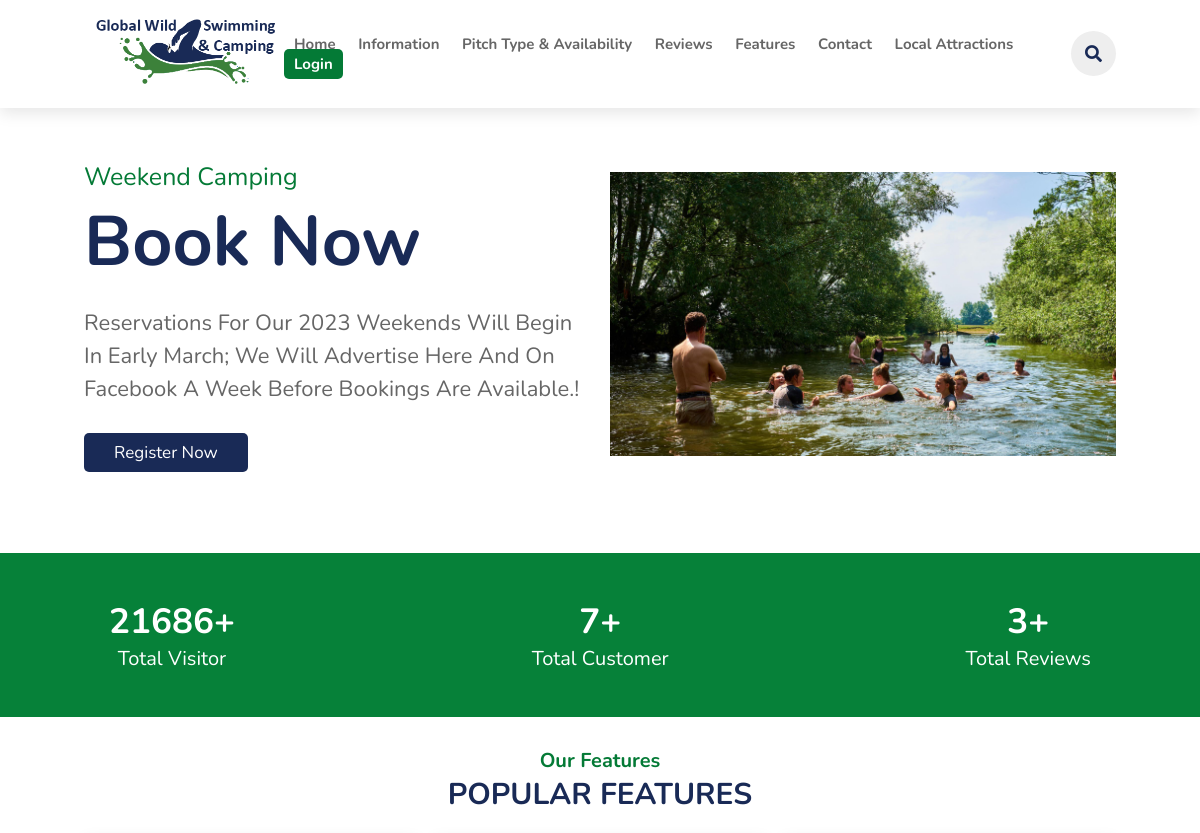
Before: / (upper part) with the older database file.
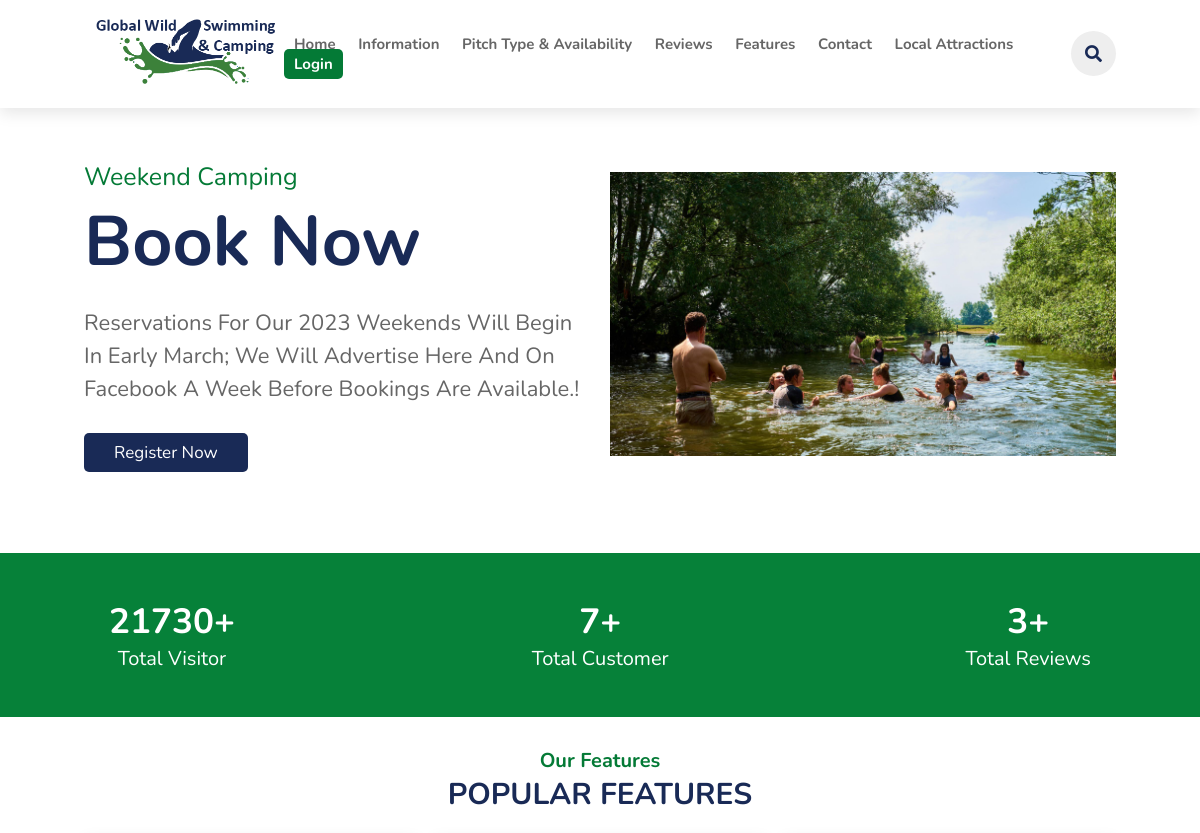
After: the same page with the newer database file.
### tables this page shows
CREATE TABLE `visitor_counter` (
  `id` int(255) NOT NULL,
  `counter` int(255) NOT NULL
);

### index.php (the view, shortened to what this page needs)
<?php
@include 'components/config.php';
?>
<!DOCTYPE html>
<html lang="en">
<head>
    <link rel="stylesheet" href="https://cdn.jsdelivr.net/npm/swiper@8/swiper-bundle.min.css" />
    <link rel="stylesheet" href="https://cdnjs.cloudflare.com/ajax/libs/font-awesome/5.15.3/css/all.min.css" />
    <link rel="stylesheet" href="css/style.css">
</head>
<body>
    <?php include 'components/header.php'; ?>
    <section class="home" id="#home">
        <div class="swiper mySwiper home-slider">
            <div class="swiper-wrapper wrapper">
                <div class="swiper-slide slide">
                    <div class="content">
                        <span>weekend camping</span>
                        <h3>Book Now</h3>
                        <p>Reservations for our 2023 weekends will begin in early March; we will advertise here and on Facebook a week before bookings are available.!</p>
                        <a href="register.php" class="btn">Register Now</a>
                    </div>
                    <div class="image">
                        <img src="images/home-1.jpg" alt="">
                    </div>
                </div>
            </div>
            <br><br>
        </div>
    </section>
    <section class="counter-section">
        <div class="counter-column">
            <div class="row">
                <?php
                $select_counter = $conn->prepare("SELECT * FROM `visitor_counter` WHERE id = 1");
                $select_counter->execute();
                if ($select_counter->rowCount() > 0) {
                    $fetch_counter = $select_counter->fetch(PDO::FETCH_ASSOC);
                ?>
                    <h2><?= $fetch_counter['counter']; ?>+</h2>
                <?php
                }
                ?>
                <p>Total Visitor</p>
            </div>
            <div class="row">
                <?php
                $select_user = $conn->prepare("SELECT COUNT(id) FROM `users`");
                $select_user->execute();
                if ($select_user->rowCount() > 0) {
                    $fetch_user = $select_user->fetch(PDO::FETCH_ASSOC);
                ?>
                    <h2><?= $fetch_user['COUNT(id)']; ?>+</h2>
                <?php
                }
                ?>
                <p>Total Customer</p>
            </div>
            <div class="row">
                <?php
                $select_reviews = $conn->prepare("SELECT COUNT(Id) FROM `reviews`;");
                $select_reviews->execute();
                if ($select_reviews->rowCount() > 0) {
                    $fetch_reviews = $select_reviews->fetch(PDO::FETCH_ASSOC);
                ?>
                    <h2><?= $fetch_reviews['COUNT(Id)']; ?>+</h2>
                <?php
                }
                ?>
                <p>Total Reviews</p>
            </div>
        </div>
    </section>
    <section class="features" id="feature">
        <h3 class="sub-heading">Our Features</h3>
        <h1 class="heading">Popular features</h1>
    </section>
</body>
</html>

Changed rows visible on the page:
changed visitor_counter: counter "21686" → "21730"
